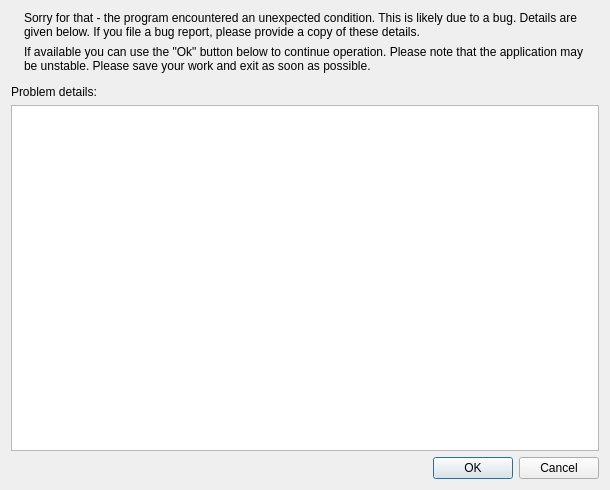
<?xml version="1.0" encoding="UTF-8"?>
<ui version="4.0">
 <class>CrashMessage</class>
 <widget class="QDialog" name="CrashMessage">
  <property name="geometry">
   <rect>
    <x>0</x>
    <y>0</y>
    <width>610</width>
    <height>490</height>
   </rect>
  </property>
  <property name="windowTitle">
   <string>Application Crashed</string>
  </property>
  <layout class="QVBoxLayout" name="verticalLayout">
   <item>
    <widget class="QFrame" name="frame">
     <property name="frameShape">
      <enum>QFrame::NoFrame</enum>
     </property>
     <property name="frameShadow">
      <enum>QFrame::Raised</enum>
     </property>
     <layout class="QGridLayout" name="gridLayout">
      <property name="margin">
       <number>0</number>
      </property>
      <item row="0" column="1">
       <widget class="QLabel" name="label">
        <property name="text">
         <string>Sorry for that - the program encountered an unexpected condition. This is likely due to a bug. Details are given below. If you file a bug report, please provide a copy of these details.</string>
        </property>
        <property name="wordWrap">
         <bool>true</bool>
        </property>
       </widget>
      </item>
      <item row="1" column="1">
       <widget class="QLabel" name="label_2">
        <property name="text">
         <string>If available you can use the &quot;Ok&quot; button below to continue operation. Please note that the application may be unstable. Please save your work and exit as soon as possible.</string>
        </property>
        <property name="wordWrap">
         <bool>true</bool>
        </property>
       </widget>
      </item>
      <item row="0" column="0" rowspan="2">
       <widget class="QLabel" name="label_4">
        <property name="sizePolicy">
         <sizepolicy hsizetype="Fixed" vsizetype="Preferred">
          <horstretch>0</horstretch>
          <verstretch>0</verstretch>
         </sizepolicy>
        </property>
        <property name="text">
         <string/>
        </property>
        <property name="pixmap">
         <pixmap resource="layResources.qrc">:/bug.png</pixmap>
        </property>
        <property name="alignment">
         <set>Qt::AlignLeading|Qt::AlignLeft|Qt::AlignVCenter</set>
        </property>
       </widget>
      </item>
     </layout>
    </widget>
   </item>
   <item>
    <spacer name="verticalSpacer">
     <property name="orientation">
      <enum>Qt::Vertical</enum>
     </property>
     <property name="sizeType">
      <enum>QSizePolicy::Fixed</enum>
     </property>
     <property name="sizeHint" stdset="0">
      <size>
       <width>20</width>
       <height>6</height>
      </size>
     </property>
    </spacer>
   </item>
   <item>
    <widget class="QLabel" name="label_3">
     <property name="text">
      <string>Problem details:</string>
     </property>
    </widget>
   </item>
   <item>
    <widget class="QPlainTextEdit" name="text">
     <property name="font">
      <font>
       <family>Monospace</family>
      </font>
     </property>
     <property name="lineWrapMode">
      <enum>QPlainTextEdit::NoWrap</enum>
     </property>
     <property name="readOnly">
      <bool>true</bool>
     </property>
    </widget>
   </item>
   <item>
    <widget class="QDialogButtonBox" name="buttonBox">
     <property name="orientation">
      <enum>Qt::Horizontal</enum>
     </property>
     <property name="standardButtons">
      <set>QDialogButtonBox::Cancel|QDialogButtonBox::Ok</set>
     </property>
    </widget>
   </item>
  </layout>
 </widget>
 <tabstops>
  <tabstop>buttonBox</tabstop>
 </tabstops>
 <resources>
  <include location="layResources.qrc"/>
 </resources>
 <connections>
  <connection>
   <sender>buttonBox</sender>
   <signal>accepted()</signal>
   <receiver>CrashMessage</receiver>
   <slot>accept()</slot>
   <hints>
    <hint type="sourcelabel">
     <x>257</x>
     <y>455</y>
    </hint>
    <hint type="destinationlabel">
     <x>157</x>
     <y>274</y>
    </hint>
   </hints>
  </connection>
  <connection>
   <sender>buttonBox</sender>
   <signal>rejected()</signal>
   <receiver>CrashMessage</receiver>
   <slot>reject()</slot>
   <hints>
    <hint type="sourcelabel">
     <x>325</x>
     <y>455</y>
    </hint>
    <hint type="destinationlabel">
     <x>286</x>
     <y>274</y>
    </hint>
   </hints>
  </connection>
 </connections>
</ui>
